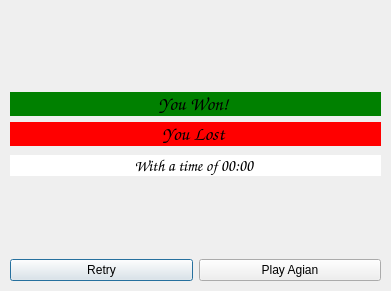
<?xml version="1.0" encoding="UTF-8"?>
<ui version="4.0">
 <class>GameOver</class>
 <widget class="QDialog" name="GameOver">
  <property name="geometry">
   <rect>
    <x>0</x>
    <y>0</y>
    <width>391</width>
    <height>291</height>
   </rect>
  </property>
  <property name="windowTitle">
   <string>Game Over</string>
  </property>
  <widget class="QWidget" name="verticalLayoutWidget">
   <property name="geometry">
    <rect>
     <x>10</x>
     <y>10</y>
     <width>371</width>
     <height>271</height>
    </rect>
   </property>
   <layout class="QVBoxLayout" name="verticalLayout">
    <item>
     <widget class="QLabel" name="messageLabel">
      <property name="text">
       <string>&lt;html&gt;
&lt;body style=&quot;padding: 0;margin:0;&quot;&gt;
&lt;div style=&quot;background:green; text-align: center; line-height: 30px; font-family: cursive; font-size: 14pt; font-weight: 800;&quot;&gt;
You Won!
&lt;/div&gt;
&lt;div style=&quot;background:red; text-align: center; line-height: 30px; font-family: cursive; font-size: 14pt; font-weight: 800;&quot;&gt;
You Lost
&lt;/div&gt;
&lt;div style=&quot;background:white; text-align: center; line-height: 30px; font-family: cursive; font-size: 12pt;&quot;&gt;
With a time of 00:00
&lt;/div&gt;
&lt;/body&gt;

&lt;/html&gt;</string>
      </property>
      <property name="alignment">
       <set>Qt::AlignCenter</set>
      </property>
      <property name="margin">
       <number>0</number>
      </property>
     </widget>
    </item>
    <item>
     <layout class="QHBoxLayout" name="horizontalLayout">
      <item>
       <widget class="QPushButton" name="retryButton">
        <property name="text">
         <string>Retry</string>
        </property>
       </widget>
      </item>
      <item>
       <widget class="QPushButton" name="playAgianButton">
        <property name="text">
         <string>Play Agian</string>
        </property>
       </widget>
      </item>
     </layout>
    </item>
   </layout>
  </widget>
 </widget>
 <resources/>
 <connections/>
</ui>
